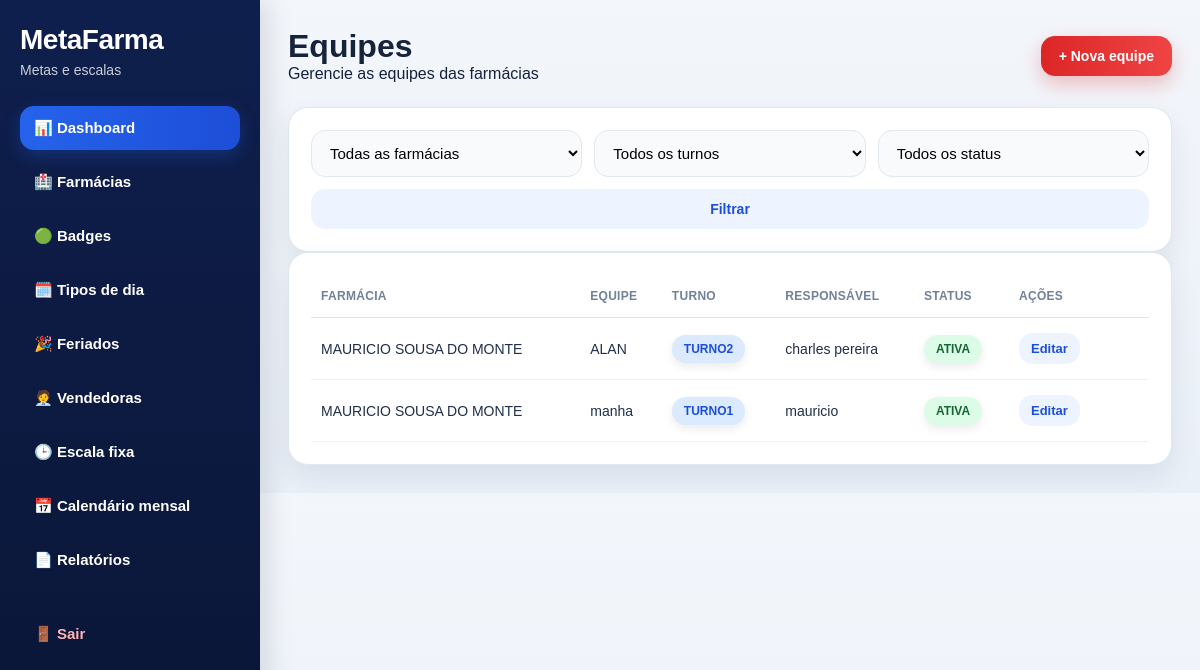
Page /equipes/ (signed in) on the earlier database version.
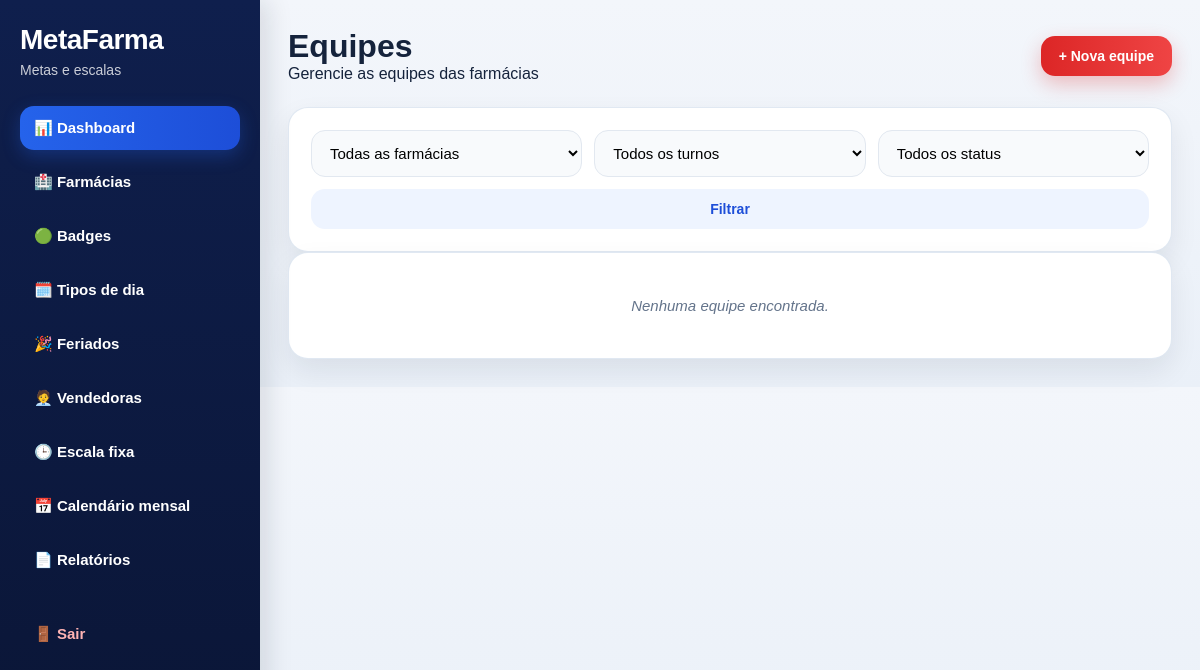
Same page on the later database version.
### app/models.py (models this page shows, shortened)
class Equipe(db.Model):
    __tablename__ = "equipes"
    id = db.Column(db.Integer, primary_key=True)
    farmacia_id = db.Column(db.Integer, db.ForeignKey("farmacias.id"), nullable=False, index=True)
    nome = db.Column(db.String(120), nullable=False)
    turno = db.Column(db.String(20), nullable=False, index=True)
    responsavel = db.Column(db.String(120), nullable=True)
    status = db.Column(db.String(20), default="ativa")
    observacao = db.Column(db.String(255), nullable=True)
    criado_em = db.Column(db.DateTime, default=agora_brasil)

class Farmacia(db.Model):
    __tablename__ = "farmacias"
    id = db.Column(db.Integer, primary_key=True)
    nome = db.Column(db.String(150), nullable=False)
    responsavel = db.Column(db.String(150), nullable=True)
    cidade = db.Column(db.String(100), nullable=True)
    telefone = db.Column(db.String(30), nullable=True)
    status = db.Column(db.String(20), default="ativa")
    observacao = db.Column(db.String(255), nullable=True)
    criado_em = db.Column(db.DateTime, default=agora_brasil)
    metas = db.relationship("Meta", backref="farmacia", lazy=True, cascade="all, delete-orphan")
    equipes = db.relationship("Equipe", backref="farmacia", lazy=True, cascade="all, delete-orphan")
    vendedoras = db.relationship("Vendedora", backref="farmacia", lazy=True, cascade="all, delete-orphan")
    configuracoes_dia = db.relationship("ConfiguracaoDia", backref="farmacia", lazy=True, cascade="all, delete-orphan")
    escalas_vendedoras = db.relationship("EscalaVendedora", backref="farmacia", lazy=True, cascade="all, delete-orphan")
    calendarios_vendedoras = db.relationship("CalendarioVendedora", backref="farmacia", lazy=True, cascade="all, delete-orphan")
    feriados = db.relationship("Feriado", backref="farmacia", lazy=True, cascade="all, delete-orphan")

### app/routes/equipes.py (the view)
@equipes_bp.route("/")
@login_required
def listar():
    farmacia_id = request.args.get("farmacia_id", type=int)
    turno = request.args.get("turno", "").strip()
    status = request.args.get("status", "").strip()
    query = Equipe.query.join(Farmacia)
    if farmacia_id:
        query = query.filter(Equipe.farmacia_id == farmacia_id)
    if turno:
        query = query.filter(Equipe.turno == turno)
    if status:
        query = query.filter(Equipe.status == status)
    equipes = query.order_by(Equipe.id.desc()).all()
    farmacias = Farmacia.query.order_by(Farmacia.nome.asc()).all()
    return render_template(
        "equipes/listar.html",
        equipes=equipes,
        farmacias=farmacias,
        farmacia_id=farmacia_id,
        turno=turno,
        status=status
    )

### app/templates/equipes/listar.html (shortened to what this page needs)
{% extends "base.html" %}
{% block content %}
<div class="page-header">
    <div>
        <h1>Equipes</h1>
        <p>Gerencie as equipes das farmácias</p>
    </div>
    <a href="{{ url_for('equipes.nova') }}" class="btn btn-primary">+ Nova equipe</a>
</div>
<div class="card">
    <form method="GET" class="filter-bar filter-bar-4">
        <select name="farmacia_id">
            <option value="">Todas as farmácias</option>
        </select>
        <select name="turno">
            <option value="">Todos os turnos</option>
        </select>
        <select name="status">
            <option value="">Todos os status</option>
        </select>
        <button type="submit" class="btn btn-secondary">Filtrar</button>
    </form>
</div>
<div class="card">
    {% if equipes %}
    <div class="table-responsive">
        <table>
            <thead>
                <tr>
                    <th>Farmácia</th>
                    <th>Equipe</th>
                    <th>Turno</th>
                    <th>Responsável</th>
                    <th>Status</th>
                    <th width="140">Ações</th>
                </tr>
            </thead>
            <tbody>
                {% for equipe in equipes %}
                <tr>
                    <td>{{ equipe.farmacia.nome }}</td>
                    <td>{{ equipe.nome }}</td>
                    <td>
                        <span class="badge badge-info">{{ equipe.turno }}</span>
                    </td>
                    <td>{{ equipe.responsavel or "-" }}</td>
                    <td>
                        <span class="badge {% if equipe.status == 'ativa' %}badge-success{% else %}badge-danger{% endif %}">
                            {{ equipe.status }}
                        </span>
                    </td>
                    <td>
                        <a href="{{ url_for('equipes.editar', equipe_id=equipe.id) }}" class="btn btn-small btn-secondary">Editar</a>
                    </td>
                </tr>
                {% endfor %}
            </tbody>
        </table>
    </div>
    {% else %}
        <p class="empty-state">Nenhuma equipe encontrada.</p>
    {% endif %}
</div>
{% endblock %}

Differences in the rows shown:
removed Equipe: farmacia.nome "MAURICIO SOUSA DO MONTE", nome "ALAN", turno "TURNO2", responsavel "charles pereira", status "ATIVA"
removed Equipe: farmacia.nome "MAURICIO SOUSA DO MONTE", nome "manha", turno "TURNO1", responsavel "mauricio", status "ATIVA"
Other differences:
text no longer shown: "FARMÁCIA EQUIPE TURNO RESPONSÁVEL STATUS AÇÕES"
text now shown: "Nenhuma equipe encontrada."
